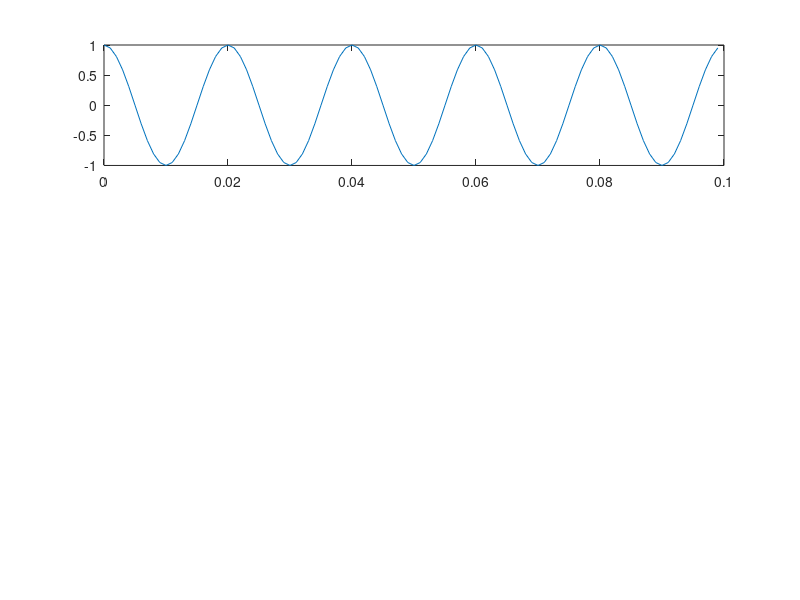

The MATLAB source for this figure: (Note: this script raises an error after producing the figure.)
Fs = 1000;                   
T = 1/Fs;                    
L = 1000;                    
t = (0:L-1)*T; 

x1 = cos(2*pi*50*t);          
x2 = cos(2*pi*150*t);         
x3 = cos(2*pi*300*t);         

X = [x1; x2; x3];

for i = 1:3
    subplot(3,1,i)
    plot(t(1:100),X(i,1:100))
    title("Row " + num2str(i) + " in the Time Domain")
end